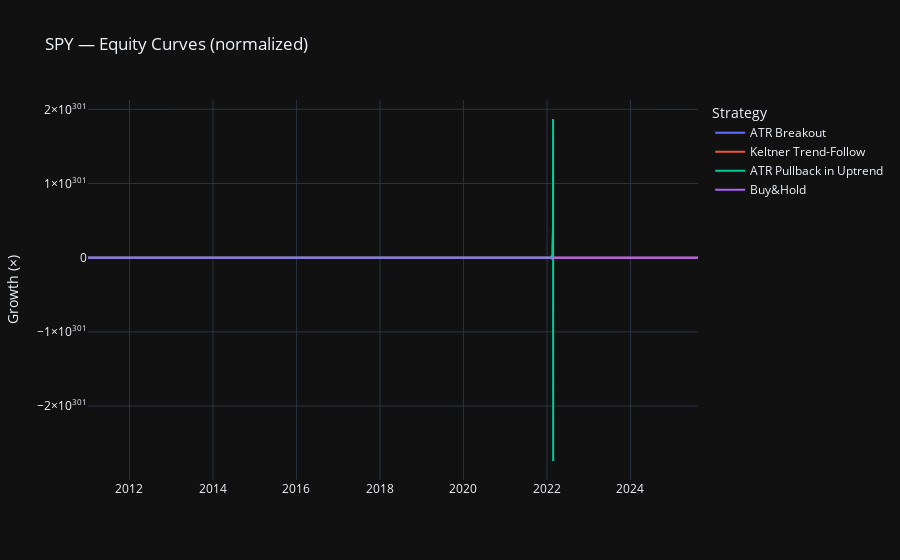
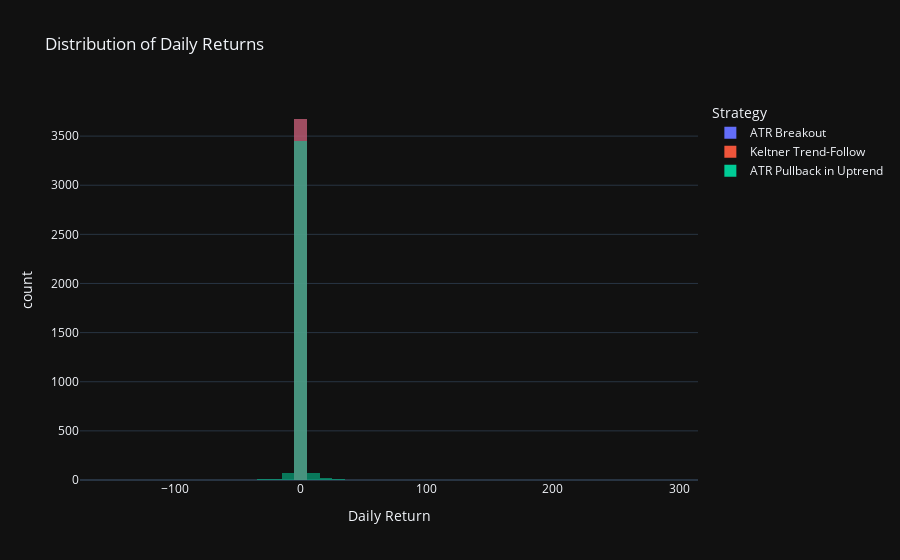
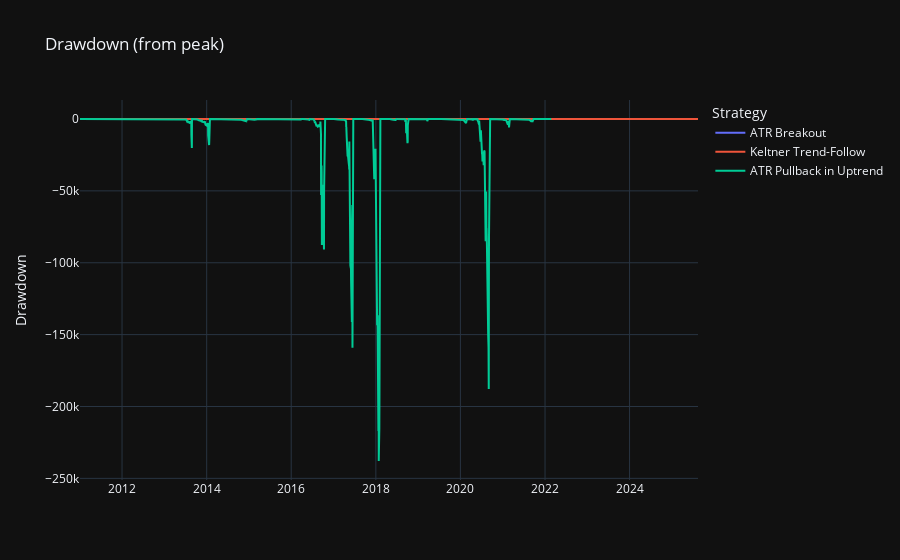

Source (notebook cell) for these figures, in order:
### Markdown cell above
## 7. Performance Evaluation

### Code cell
# Run your three backtests (already done), then summarize each:
perf_atr_bo = summarize_performance(btres_atr_bo)
perf_kc = summarize_performance(btres_kc)
perf_atr_pb = summarize_performance(btres_atr_pb)

# Vectorized comparison
fig_eq, fig_hist, fig_dd, metrics_df = compare_perfs(
    {
        "ATR Breakout": perf_atr_bo,
        "Keltner Trend-Follow": perf_kc,
        "ATR Pullback in Uptrend": perf_atr_pb
    },
    symbol="SPY",
    include_bh=True   # overlays Buy&Hold once
)

fig_eq.show()
fig_hist.show()
fig_dd.show()
style_metrics(metrics_df)

### Figure 1 — Plotly figure (JSON) as saved in the notebook; plotly's stock layout.template omitted (floating-point values rounded to 4 significant figures; data arrays with more than 128 entries replaced by an {"elided": "..."} marker saying what was removed)
{"data": [{"mode": "lines", "name": "ATR Breakout", "type": "scatter", "x": {"elided": "3674 str values"}, "y": {"elided": "3674 float values"}}, {"mode": "lines", "name": "Keltner Trend-Follow", "type": "scatter", "x": {"elided": "3674 str values"}, "y": {"elided": "3674 float values"}}, {"mode": "lines", "name": "ATR Pullback in Uptrend", "type": "scatter", "x": {"elided": "3674 str values"}, "y": {"elided": "3674 float values"}}, {"mode": "lines", "name": "Buy&Hold", "type": "scatter", "x": {"elided": "3674 str values"}, "y": {"elided": "3674 float values"}}], "layout": {"legend": {"title": {"text": "Strategy"}}, "title": {"text": "SPY — Equity Curves (normalized)"}, "yaxis": {"title": {"text": "Growth (×)"}}}}

### Figure 2 — Plotly figure (JSON) as saved in the notebook; plotly's stock layout.template omitted (floating-point values rounded to 4 significant figures; data arrays with more than 128 entries replaced by an {"elided": "..."} marker saying what was removed)
{"data": [{"bingroup": "x", "hovertemplate": "Strategy=ATR Breakout<br>Daily Return=%{x}<br>count=%{y}<extra></extra>", "legendgroup": "ATR Breakout", "marker": {"color": "#636efa", "opacity": 0.55, "pattern": {"shape": ""}}, "name": "ATR Breakout", "nbinsx": 80, "orientation": "v", "showlegend": true, "type": "histogram", "x": {"elided": "3674 float values"}, "xaxis": "x", "yaxis": "y"}, {"bingroup": "x", "hovertemplate": "Strategy=Keltner Trend-Follow<br>Daily Return=%{x}<br>count=%{y}<extra></extra>", "legendgroup": "Keltner Trend-Follow", "marker": {"color": "#EF553B", "opacity": 0.55, "pattern": {"shape": ""}}, "name": "Keltner Trend-Follow", "nbinsx": 80, "orientation": "v", "showlegend": true, "type": "histogram", "x": {"elided": "3674 float values"}, "xaxis": "x", "yaxis": "y"}, {"bingroup": "x", "hovertemplate": "Strategy=ATR Pullback in Uptrend<br>Daily Return=%{x}<br>count=%{y}<extra></extra>", "legendgroup": "ATR Pullback in Uptrend", "marker": {"color": "#00cc96", "opacity": 0.55, "pattern": {"shape": ""}}, "name": "ATR Pullback in Uptrend", "nbinsx": 80, "orientation": "v", "showlegend": true, "type": "histogram", "x": {"elided": "3674 float values"}, "xaxis": "x", "yaxis": "y"}], "layout": {"barmode": "overlay", "legend": {"title": {"text": "Strategy"}, "tracegroupgap": 0}, "title": {"text": "Distribution of Daily Returns"}, "xaxis": {"anchor": "y", "domain": [0, 1], "title": {"text": "Daily Return"}}, "yaxis": {"anchor": "x", "domain": [0, 1], "title": {"text": "count"}}}}

### Figure 3 — Plotly figure (JSON) as saved in the notebook; plotly's stock layout.template omitted (floating-point values rounded to 4 significant figures; data arrays with more than 128 entries replaced by an {"elided": "..."} marker saying what was removed)
{"data": [{"mode": "lines", "name": "ATR Breakout", "type": "scatter", "x": {"elided": "3674 str values"}, "y": {"elided": "3674 float values"}}, {"mode": "lines", "name": "Keltner Trend-Follow", "type": "scatter", "x": {"elided": "3674 str values"}, "y": {"elided": "3674 float values"}}, {"mode": "lines", "name": "ATR Pullback in Uptrend", "type": "scatter", "x": {"elided": "3674 str values"}, "y": {"elided": "3674 float values"}}], "layout": {"legend": {"title": {"text": "Strategy"}}, "title": {"text": "Drawdown (from peak)"}, "yaxis": {"title": {"text": "Drawdown"}}}}
